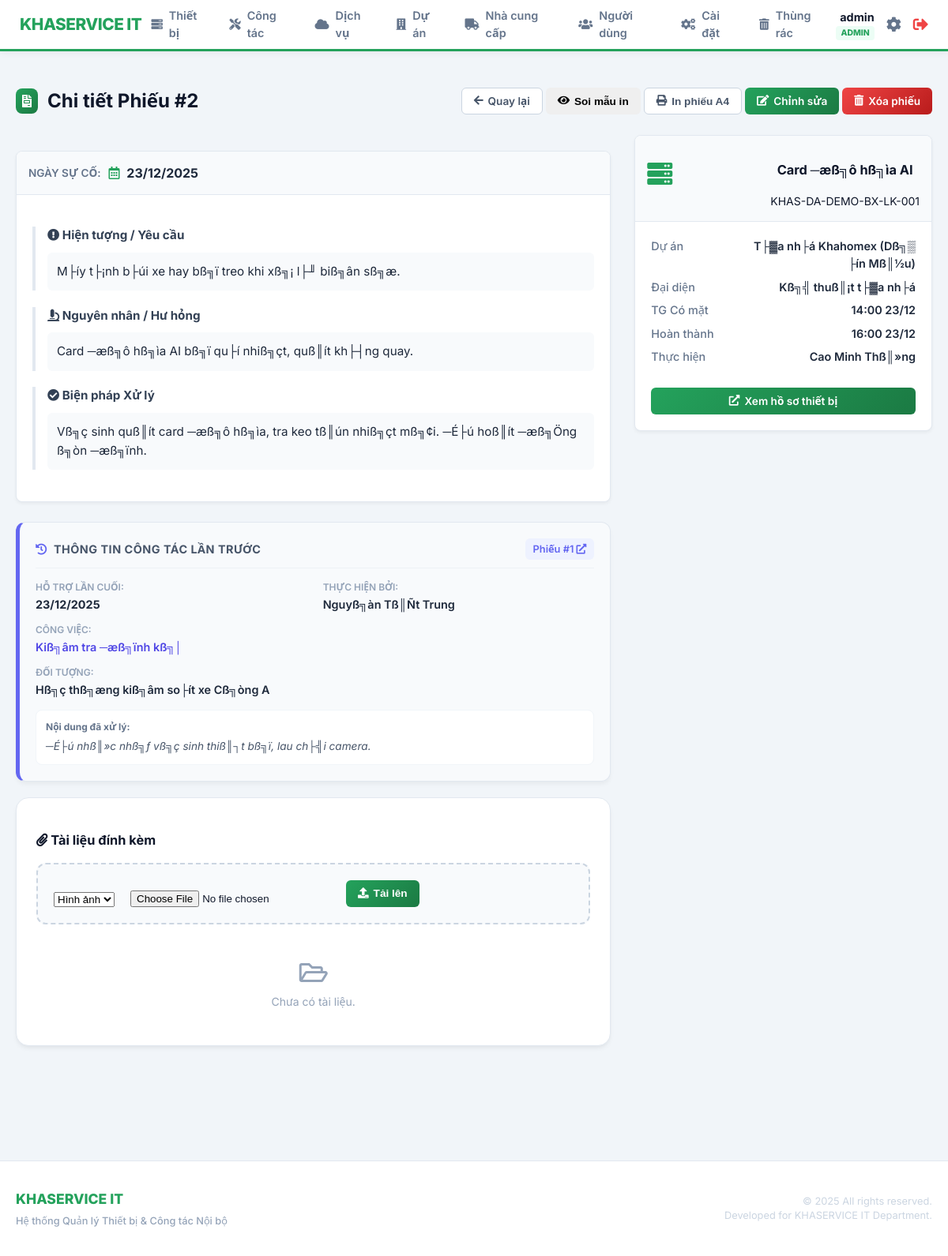
/index.php?page=maintenance/view&id=2 (signed in), run on the app's committed database.
### tables this page shows
CREATE TABLE `maintenance_logs` (
  `id` int(11) NOT NULL AUTO_INCREMENT,
  `user_id` int(11) DEFAULT NULL,
  `project_id` int(11) DEFAULT NULL,
  `device_id` int(11) DEFAULT NULL COMMENT 'ID thiet bi (NULL neu nhap tay)',
  `custom_device_name` varchar(255) DEFAULT NULL,
  `usage_time_manual` varchar(100) DEFAULT NULL,
  `ngay_su_co` date NOT NULL COMMENT 'Ng??y x???y ra s??? c???',
  `ngay_lap_phieu` date DEFAULT NULL,
  `noi_dung` text DEFAULT NULL COMMENT 'M?? t??? s??? c??? do d??? ??n b??o',
  `hu_hong` text DEFAULT NULL COMMENT 'X??c ?????nh h?? h???ng sau ki???m tra',
  `xu_ly` text DEFAULT NULL COMMENT 'H?????ng x??? l?? / s???a ch???a',
  `chi_phi` decimal(15,2) DEFAULT NULL COMMENT 'Chi ph?? s???a ch???a (n???u c??)',
  `created_at` timestamp NOT NULL DEFAULT current_timestamp() COMMENT 'Ng??y ghi nh???n bi??n b???n',
  `client_name` varchar(255) DEFAULT NULL COMMENT '?????i di???n kh??ch h??ng',
  `client_phone` varchar(50) DEFAULT NULL COMMENT 'S??T kh??ch h??ng',
  `arrival_time` datetime DEFAULT NULL COMMENT 'Th???i ??i???m c?? m???t',
  `completion_time` datetime DEFAULT NULL COMMENT 'Th???i ??i???m ho??n th??nh',
  `work_type` varchar(255) DEFAULT 'B???o tr?? / S???a ch???a' COMMENT 'Lo???i c??ng vi???c',
  `deleted_at` timestamp NULL DEFAULT NULL,
  PRIMARY KEY (`id`),
  KEY `fk_log_project` (`project_id`),
  KEY `fk_log_user` (`user_id`),
  CONSTRAINT `fk_log_project` FOREIGN KEY (`project_id`) REFERENCES `projects` (`id`) ON DELETE SET NULL,
  CONSTRAINT `fk_log_user` FOREIGN KEY (`user_id`) REFERENCES `users` (`id`) ON DELETE SET NULL
);

CREATE TABLE `users` (
  `id` int(11) NOT NULL AUTO_INCREMENT,
  `username` varchar(100) NOT NULL COMMENT 'T??n ????ng nh???p',
  `fullname` varchar(100) DEFAULT NULL,
  `password` varchar(255) NOT NULL COMMENT 'M???t kh???u (hash)',
  `role` varchar(50) DEFAULT NULL COMMENT 'Vai tr??: admin / it / xem',
  `created_at` timestamp NOT NULL DEFAULT current_timestamp(),
  `deleted_at` timestamp NULL DEFAULT NULL,
  PRIMARY KEY (`id`),
  UNIQUE KEY `username` (`username`)
);

CREATE TABLE `devices` (
  `id` int(11) NOT NULL AUTO_INCREMENT,
  `ma_tai_san` varchar(100) NOT NULL COMMENT 'M?? t??i s???n n???i b??? (VD: KHAS-DA01-PC-001)',
  `ten_thiet_bi` varchar(255) NOT NULL COMMENT 'T??n thi???t b??? (PC l??? t??n, UPS barrier...)',
  `nhom_thiet_bi` varchar(50) NOT NULL COMMENT 'Nh??m thi???t b???: V??n ph??ng / B??i xe',
  `loai_thiet_bi` varchar(100) NOT NULL COMMENT 'Lo???i thi???t b???: PC, UPS, Camera, Barrier, ?????u ?????c th???...',
  `model` varchar(255) DEFAULT NULL COMMENT 'Model thi???t b???',
  `serial` varchar(255) DEFAULT NULL COMMENT 'Serial number c???a thi???t b???',
  `project_id` int(11) DEFAULT NULL COMMENT 'Thi???t b??? thu???c d??? ??n n??o',
  `parent_id` int(11) DEFAULT NULL,
  `supplier_id` int(11) DEFAULT NULL COMMENT 'Nh?? cung c???p thi???t b???',
  `ngay_mua` date DEFAULT NULL COMMENT 'Ng??y mua thi???t b???',
  `gia_mua` decimal(15,2) DEFAULT NULL COMMENT 'Gi?? mua t???i th???i ??i???m mua (VN??)',
  `bao_hanh_den` date DEFAULT NULL COMMENT 'Ng??y h???t h???n b???o h??nh',
  `trang_thai` varchar(50) DEFAULT '??ang s??? d???ng' COMMENT 'Tr???ng th??i: ??ang s??? d???ng / H???ng / Thanh l??',
  `ghi_chu` text DEFAULT NULL COMMENT 'Ghi ch?? kh??c',
  `created_at` timestamp NOT NULL DEFAULT current_timestamp() COMMENT 'Ng??y t???o h??? s?? thi???t b???',
  `deleted_at` timestamp NULL DEFAULT NULL,
  PRIMARY KEY (`id`),
  UNIQUE KEY `ma_tai_san` (`ma_tai_san`),
  KEY `idx_device_parent` (`parent_id`)
);

### includes/auth.php (called while the page is built, shortened)
<?php
function isIT() {
    return isset($_SESSION['role']) && ($_SESSION['role'] === 'it' || $_SESSION['role'] === 'admin');
}
?>

### modules/maintenance/view.php (the view, shortened to what this page needs)
<?php
$log = null;
if (isset($_GET['id'])) {
    $log_id = $_GET['id'];
    $stmt = $pdo->prepare("
        SELECT ml.*, d.ma_tai_san, d.ten_thiet_bi, d.loai_thiet_bi, d.model, d.ngay_mua,
               COALESCE(p_log.ten_du_an, p_dev.ten_du_an) as ten_du_an,
               COALESCE(p_log.dia_chi_duong, p_dev.dia_chi_duong) as dia_chi_duong,
               COALESCE(p_log.dia_chi_phuong_xa, p_dev.dia_chi_phuong_xa) as dia_chi_phuong_xa,
               COALESCE(p_log.dia_chi_tinh_tp, p_dev.dia_chi_tinh_tp) as dia_chi_tinh_tp,
               d.trang_thai as trang_thai_tb,
               u.fullname as nguoi_thuc_hien
        FROM maintenance_logs ml
        LEFT JOIN devices d ON ml.device_id = d.id
        LEFT JOIN projects p_log ON ml.project_id = p_log.id
        LEFT JOIN projects p_dev ON d.project_id = p_dev.id
        LEFT JOIN users u ON ml.user_id = u.id
        WHERE ml.id = ?
    ");
    $stmt->execute([$log_id]);
    $log = $stmt->fetch();
}
$stmt_prev = $pdo->prepare("
    SELECT ml.*, u.fullname as nguoi_thuc_hien, d.ten_thiet_bi
    FROM maintenance_logs ml
    LEFT JOIN users u ON ml.user_id = u.id
    LEFT JOIN devices d ON ml.device_id = d.id
    WHERE ml.project_id = ? AND ml.id < ? AND ml.deleted_at IS NULL
    ORDER BY ml.id DESC LIMIT 1
");
$stmt_prev->execute([$log['project_id'], $log['id']]);
$prev_log = $stmt_prev->fetch();
$is_custom_device = empty($log['device_id']);
$web_display_name = $is_custom_device ? ($log['custom_device_name'] ?: "") : $log['ten_thiet_bi'];
$web_display_code = $is_custom_device ? ($log['work_type'] ?: "Công tác") : $log['ma_tai_san'];
$display_project_name = !empty($log['ten_du_an']) ? $log['ten_du_an'] : "Khác / Không xác định";
$files = $pdo->prepare("SELECT * FROM maintenance_files WHERE maintenance_id = ? ORDER BY uploaded_at DESC");
$files->execute([$log_id]);
$attachments = $files->fetchAll();
?>
<div class="web-view">
    <div class="page-header">
        <h2><i class="fas fa-file-invoice"></i> Chi tiết Phiếu #<?php echo $log['id']; ?></h2>
        <div class="header-actions">
            <a href="index.php?page=maintenance/history" class="btn btn-secondary"><i class="fas fa-arrow-left"></i> Quay lại</a>
            <button class="btn btn-warning" onclick="togglePrintDebug()"><i class="fas fa-eye"></i> Soi mẫu in</button>
            <button class="btn btn-secondary" onclick="window.print()"><i class="fas fa-print"></i> In phiếu A4</button>
            <?php if(isIT()): ?>
                <a href="index.php?page=maintenance/edit&id=<?php echo $log['id']; ?>" class="btn btn-primary"><i class="fas fa-edit"></i> Chỉnh sửa</a>
                <a href="index.php?page=maintenance/delete&id=<?php echo $log['id']; ?>" data-url="index.php?page=maintenance/delete&id=<?php echo $log['id']; ?>&confirm_delete=1" class="btn btn-danger delete-btn"><i class="fas fa-trash-alt"></i> Xóa phiếu</a>
            <?php endif; ?>
        </div>
    </div>
    <div class="view-grid-layout maintenance-view">
        <div class="main-content">
            <div class="card ticket-card">
                <div class="ticket-header">
                    <div class="ticket-status">
                        <span class="label">Ngày sự cố:</span>
                        <span class="value date"><i class="far fa-calendar-alt"></i> <?php echo date('d/m/Y', strtotime($log['ngay_su_co'])); ?></span>
                    </div>
                </div>
                <div class="ticket-body">
                    <div class="content-block problem"><h4 class="block-title"><i class="fas fa-exclamation-circle"></i> Hiện tượng / Yêu cầu</h4><div class="block-content"><?php echo nl2br(htmlspecialchars($log['noi_dung'])); ?></div></div>
                    <div class="content-block diagnosis"><h4 class="block-title"><i class="fas fa-microscope"></i> Nguyên nhân / Hư hỏng</h4><div class="block-content"><?php echo !empty($log['hu_hong']) ? nl2br(htmlspecialchars($log['hu_hong'])) : '<em>Chưa ghi nhận</em>'; ?></div></div>
                    <div class="content-block solution"><h4 class="block-title"><i class="fas fa-check-circle"></i> Biện pháp Xử lý</h4><div class="block-content"><?php echo !empty($log['xu_ly']) ? nl2br(htmlspecialchars($log['xu_ly'])) : '<em>Chưa ghi nhận</em>'; ?></div></div>
                </div>
            </div>
            <?php if ($prev_log): ?>
            <div class="previous-log-card-modern">
                <div class="card-title-row">
                    <div class="title-main"><i class="fas fa-history"></i> Thông tin công tác lần trước</div>
                    <a href="index.php?page=maintenance/view&id=<?php echo $prev_log['id']; ?>" class="btn-link-view" title="Xem chi tiết phiếu trước">Phiếu #<?php echo $prev_log['id']; ?> <i class="fas fa-external-link-alt"></i></a>
                </div>
                <div class="card-grid-info">
                    <div class="grid-item">
                        <span class="g-label">Hỗ trợ lần cuối:</span>
                        <span class="g-value highlight"><?php echo $prev_log['completion_time'] ? date('d/m/Y', strtotime($prev_log['completion_time'])) : date('d/m/Y', strtotime($prev_log['ngay_su_co'])); ?></span>
                    </div>
                    <div class="grid-item">
                        <span class="g-label">Thực hiện bởi:</span>
                        <span class="g-value"><?php echo htmlspecialchars($prev_log['nguoi_thuc_hien'] ?: 'N/A'); ?></span>
                    </div>
                    <div class="grid-item full">
                        <span class="g-label">Công việc:</span>
                        <span class="g-value text-indigo"><?php echo htmlspecialchars($prev_log['work_type']); ?></span>
                    </div>
                    <div class="grid-item full">
                        <span class="g-label">Đối tượng:</span>
                        <span class="g-value"><?php echo htmlspecialchars($prev_log['ten_thiet_bi'] ?: ($prev_log['custom_device_name'] ?: 'N/A')); ?></span>
                    </div>
                </div>
                <div class="last-result-box">
                    <div class="result-label">Nội dung đã xử lý:</div>
                    <div class="result-text"><?php echo nl2br(htmlspecialchars($prev_log['xu_ly'] ?: $prev_log['noi_dung'])); ?></div>
                </div>
            </div>
            <?php endif; ?>
            <div class="card mt-20 attachment-section">
                <div class="card-header-custom"><h3><i class="fas fa-paperclip"></i> Tài liệu đính kèm</h3></div>
                <div class="card-body-custom">
                    <div class="upload-zone">
                        <form action="index.php?page=maintenance/view&id=<?php echo $log['id']; ?>" method="POST" enctype="multipart/form-data" class="upload-form">
                            <select name="loai_file" class="form-select"><option value="HinhAnh">Hình ảnh</option><option value="BienBan">Biên bản</option><option value="Khác">Khác</option></select>
                            <input type="file" name="file_upload" required>
                            <button type="submit" name="upload_file" class="btn btn-primary"><i class="fas fa-upload"></i> Tải lên</button>
                        </form>
                    </div>
                    <?php if (empty($attachments)): ?>
                        <div class="text-center" style="padding: 20px; color: #94a3b8;"><i class="far fa-folder-open" style="font-size: 2rem; display: block; margin-bottom: 10px;"></i> Chưa có tài liệu.</div>
                    <?php endif; ?>
                </div>
            </div>
        </div>
        <div class="side-content">
            <div class="card device-profile-card">
                <div class="profile-header">
                    <div class="device-icon-large"><i class="fas fa-<?php echo $is_custom_device ? 'cube' : 'server'; ?>"></i></div>
                    <div class="profile-title"><h3><?php echo htmlspecialchars($web_display_name); ?></h3><span class="code"><?php echo htmlspecialchars($web_display_code); ?></span></div>
                </div>
                <div class="profile-details">
                    <div class="detail-row"><span class="d-label">Dự án</span><span class="d-value"><?php echo htmlspecialchars($display_project_name); ?></span></div>
                    <div class="detail-row"><span class="d-label">Đại diện</span><span class="d-value"><?php echo htmlspecialchars($log['client_name'] ?? '---'); ?></span></div>
                    <div class="detail-row"><span class="d-label">TG Có mặt</span><span class="d-value"><?php echo $log['arrival_time'] ? date('H:i d/m', strtotime($log['arrival_time'])) : '-'; ?></span></div>
                    <div class="detail-row"><span class="d-label">Hoàn thành</span><span class="d-value"><?php echo $log['completion_time'] ? date('H:i d/m', strtotime($log['completion_time'])) : '-'; ?></span></div>
                    <div class="detail-row"><span class="d-label">Thực hiện</span><span class="d-value"><?php echo htmlspecialchars($log['nguoi_thuc_hien'] ?? 'N/A'); ?></span></div>
                </div>
                <?php if (!$is_custom_device): ?>
                <div style="padding: 0 20px 20px 20px;"><a href="index.php?page=devices/view&id=<?php echo $log['device_id']; ?>" class="btn btn-primary" style="display: flex; width: auto; justify-content: center;"><i class="fas fa-external-link-alt"></i> Xem hồ sơ thiết bị</a></div>
                <?php endif; ?>
            </div>
        </div>
    </div>
</div>

### assets/css/style.css (style rules this page uses)
html { -ms-overflow-style: none; scrollbar-width: none; }
:root { --primary-color: #24a25c; --primary-light-color: #4dc581; --primary-dark-color: #1b7a43; --gradient-primary: linear-gradient(135deg, #24a25c 0%, #1b7a43 100%); --gradient-warning: linear-gradient(135deg, #f59e0b 0%, #d97706 100%); --gradient-error: linear-gradient(135deg, #ef4444 0%, #b91c1c 100%); --gradient-info: linear-gradient(135deg, #3b82f6 0%, #2563eb 100%); --secondary-color: #475569; --text-color: #0f172a; --text-light-color: #64748b; --background-color: #f1f5f9; --card-bg: #ffffff; --border-color: #cbd5e1; --transition-speed: 0.2s; --border-radius-base: 6px; --border-radius-card: 12px; --success-bg: #dcfce7; --success-text: #166534; --error-bg: #fee2e2; --error-text: #991b1b; --warning-bg: #fffbeb; --warning-text: #92400e; }
body { font-family: 'Inter', 'Segoe UI', sans-serif; line-height: 1.5; color: var(--text-color); background-color: var(--background-color); margin: 0; font-size: 14px; }
.card { background-color: var(--card-bg); border-radius: var(--border-radius-card); box-shadow: 0 1px 3px rgba(0,0,0,0.1); border: 1px solid var(--border-color); padding: 20px; margin-bottom: 20px; }
.btn { display: inline-flex; align-items: center; justify-content: center; padding: 0 15px; height: 34px; border: none; border-radius: var(--border-radius-base); cursor: pointer; font-size: 0.85rem; font-weight: 600; text-decoration: none; transition: all var(--transition-speed); gap: 6px; white-space: nowrap; }
.btn-primary { background: var(--gradient-primary); color: white; }
.btn-secondary { background-color: #fff; color: var(--secondary-color); border: 1px solid var(--border-color); }
.btn-danger { background: var(--gradient-error); color: white; }
.page-header { display: flex; justify-content: space-between; align-items: center; margin-bottom: 25px; }
.page-header h2 { font-size: 1.5rem; margin: 0; display: flex; align-items: center; gap: 12px; }
.page-header h2 i { color: #fff; background: var(--gradient-primary); padding: 8px; border-radius: 8px; font-size: 1rem; }
.card { background-color: var(--card-bg); border-radius: 16px; box-shadow: 0 4px 6px -1px rgba(0, 0, 0, 0.05), 0 2px 4px -1px rgba(0, 0, 0, 0.03); border: 1px solid #e2e8f0; padding: 25px; margin-bottom: 25px; transition: box-shadow 0.3s ease; }
.text-center { text-align: center; }
.attachment-section { margin-top: 20px; }
.upload-zone { background: #f8fafc; border: 2px dashed #cbd5e1; border-radius: 12px; padding: 20px; margin-bottom: 25px; transition: all 0.2s; }
.upload-form { display: flex; gap: 20px; align-items: flex-end; flex-wrap: wrap; }

### assets/css/layout.css (style rules this page uses)
* { box-sizing: border-box; }
html, body { height: 100%; margin: 0; max-width: 100%; overflow-x: hidden; }
body { display: flex; flex-direction: column; background-color: var(--background-color); }
.main-content { flex: 1; padding: 20px 0 60px; width: 100%; }

### data on the page
maintenance_logs: id "2", ngay_su_co "23/12/2025", noi_dung "M├íy t├¡nh b├úi xe hay bß╗ï treo khi xß╗¡ l├╜ biß╗ân sß╗æ.", hu_hong "Card ─æß╗ô hß╗ìa AI bß╗ï qu├í nhiß╗çt, quß║ít kh├┤ng quay.", xu_ly "Vß╗ç sinh quß║ít card ─æß╗ô hß╗ìa, tra keo tß║ún nhiß╗çt mß╗¢i. ─É├ú hoß║ít ─æß╗Öng ß╗òn ─æß╗ïnh.", device.ten_thiet_bi "Card ─æß╗ô hß╗ìa AI", device.ma_tai_san "KHAS-DA-DEMO-BX-LK-001", client_name "Kß╗╣ thuß║¡t t├▓a nh├á", arrival_time "14:00 23/12", completion_time "16:00 23/12", user.fullname "Cao Minh Thß║»ng"
maintenance_logs: id "1", completion_time "23/12/2025", user.fullname "Nguyß╗àn Tß║Ñt Trung", work_type "Kiß╗âm tra ─æß╗ïnh kß╗│", device.ten_thiet_bi "Hß╗ç thß╗æng kiß╗âm so├ít xe Cß╗òng A", xu_ly "─É├ú nhß║»c nhß╗ƒ vß╗ç sinh thiß║┐t bß╗ï, lau ch├╣i camera."

### other printed values
$_SESSION['fullname'] "admin"
$_SESSION['role'] "ADMIN"
$display_project_name "T├▓a nh├á Khahomex (Dß╗▒ ├ín Mß║½u)"
